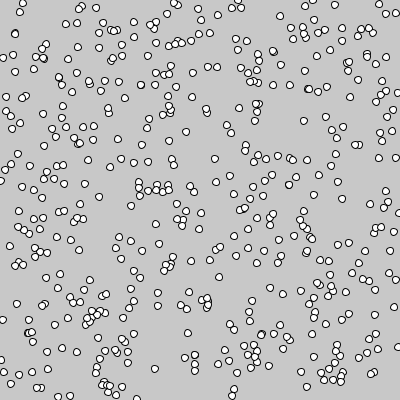
Frame 1 (no input)
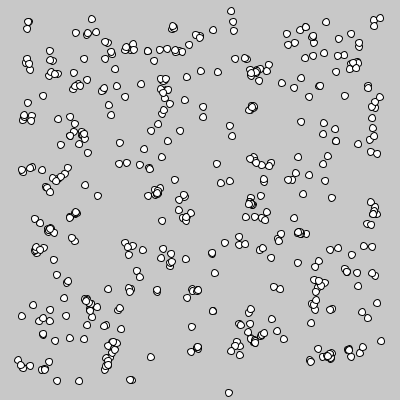
Frame 60 (the mouse pressed at the canvas centre just before this capture)
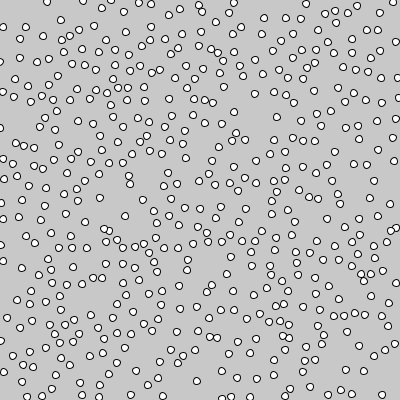
Frame 120 (the mouse held since frame 60 and released just before this capture)

The Processing sketch that drew these frames (run headless with seeded random() and noise(); from frame 60 on, the mouse is pressed at the canvas centre):

// Processing sketch: processing_113284
// ── processing_113284.pde

ArrayList<Particle> myParticles;


//==========================================================
void setup() {
  size(400, 400);
  myParticles = new ArrayList<Particle>(); 

  for (int i=0; i<500; i++) {
    float rx = random(width); 
    float ry = random(height); 
    myParticles.add( new Particle(rx, ry));
  }
}


//==========================================================
void draw() {
  background (200);

  float gravityForcex = 0; 
  float gravityForcey = 0.02;
  float mutualRepulsionAmount = (mousePressed)? 1.0 : -1.0; // attraction


  for (int i=0; i<myParticles.size(); i++) {
    Particle ithParticle = myParticles.get(i);
    float px = ithParticle.px;
    float py = ithParticle.py;


    for (int j=0; j<i; j++) {
      Particle jthParticle = myParticles.get(j);
      float qx = jthParticle.px;
      float qy = jthParticle.py;

      float dx = px - qx; 
      float dy = py - qy; 
      float dh = sqrt(dx*dx + dy*dy); 
      if (dh > 1.0) {
        
        float componentInX = dx/dh;
        float componentInY = dy/dh;
        float proportionToDistanceSquared = 1.0/(dh*dh);
        
        float repulsionForcex = mutualRepulsionAmount * componentInX * proportionToDistanceSquared;
        float repulsionForcey = mutualRepulsionAmount * componentInY * proportionToDistanceSquared;

        ithParticle.addForce( repulsionForcex,  repulsionForcey); // add in forces
        jthParticle.addForce(-repulsionForcex, -repulsionForcey); // add in forces
      }
    }
  }

  for (int i=0; i<myParticles.size(); i++) {
    myParticles.get(i).bPeriodicBoundaries = false;
    myParticles.get(i).update(); // update all locations
  }

  for (int i=0; i<myParticles.size(); i++) {
    myParticles.get(i).render(); // draw all particles
  }
}

//==========================================================
class Particle {
  float px; 
  float py; 
  float vx; 
  float vy; 
  float damping;
  float mass; 
  boolean bLimitVelocities = true;
  boolean bPeriodicBoundaries = false;

  // Constructor for the Particle
  Particle (float x, float y) {
    px = x; 
    py = y; 
    vx = vy = 0; 
    damping = 0.96;
    mass = 1.0;
  }
  
  // Add a force in. One step of Euler integration.
  void addForce (float fx, float fy) {
    float ax = fx / mass; 
    float ay = fy / mass; 
    vx += ax; 
    vy += ay;
  }

  // Update the position. Another step of Euler integration.
  void update() {
    vx *= damping; 
    vy *= damping;
    limitVelocities();
    handleBoundaries();
    px += vx; 
    py += vy;
  }
  
  
  void limitVelocities(){
    if (bLimitVelocities){
      float speed = sqrt(vx*vx + vy*vy); 
      float maxSpeed = 10; 
      if (speed > maxSpeed){
        vx *= maxSpeed/speed;
        vy *= maxSpeed/speed;
      }
    }
  }

  void handleBoundaries() {
    if (bPeriodicBoundaries) {
      if (px > width ) px -= width;
      if (px < 0     ) px += width;
      if (py > height) py -= height;
      if (py < 0     ) py += height;
    } 
    else {
      if (px > width ) vx = -vx;
      if (px < 0     ) vx = -vx;
      if (py > height) vy = -vy;
      if (py < 0     ) vy = -vy;
    }
  }

  void render() {
    ellipse(px, py, 7, 7);
  }
}
